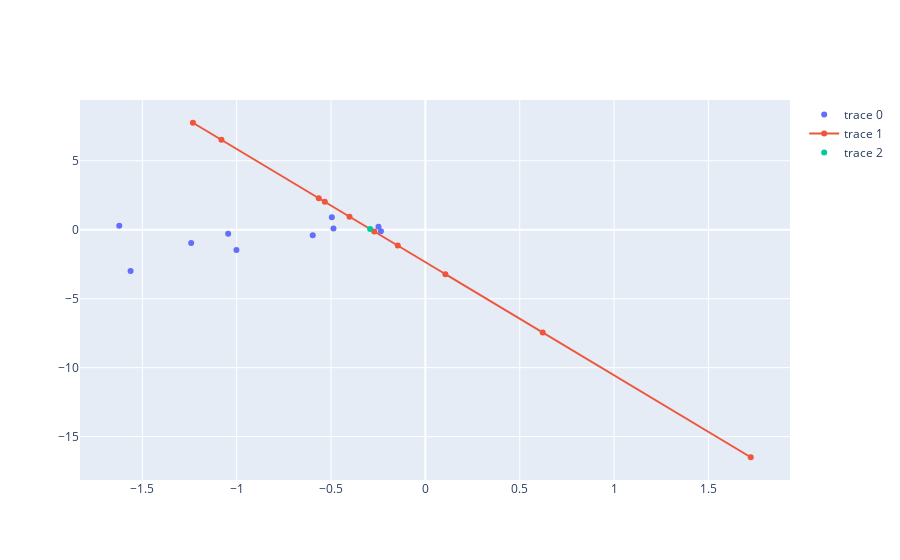

Source (notebook cell):
### Code cell
fig = go.Figure()
fig.add_trace(go.Scatter(x=thetas[:, 0], y=thetas[:, 1], mode='markers'))
fig.add_trace(go.Scatter(x=coord[:, 0], y=coord[:, 1], mode='markers+lines'))
fig.add_trace(go.Scatter(x=[u_0[0]], y=[u_0[1]], mode='markers'))

### Figure 1 — Plotly figure (JSON) as saved in the notebook; plotly's stock layout.template omitted (floating-point values rounded to 4 significant figures)
{"data": [{"mode": "markers", "type": "scatter", "x": [-0.2357, -0.4958, -0.2486, -1.045, -1.623, -0.4871, -0.5969, -1.563, -1.001, -1.241], "y": [-0.1189, 0.9117, 0.223, -0.2833, 0.2892, 0.0909, -0.4081, -2.994, -1.473, -0.9595]}, {"mode": "markers+lines", "type": "scatter", "x": [-0.271, -1.232, -0.5653, -0.4022, -1.081, -0.533, -0.1464, 1.724, 0.6217, 0.1059], "y": [-0.1274, 7.758, 2.287, 0.9491, 6.517, 2.022, -1.149, -16.5, -7.451, -3.219]}, {"mode": "markers", "type": "scatter", "x": [-0.293], "y": [0.05336]}], "layout": {}}
